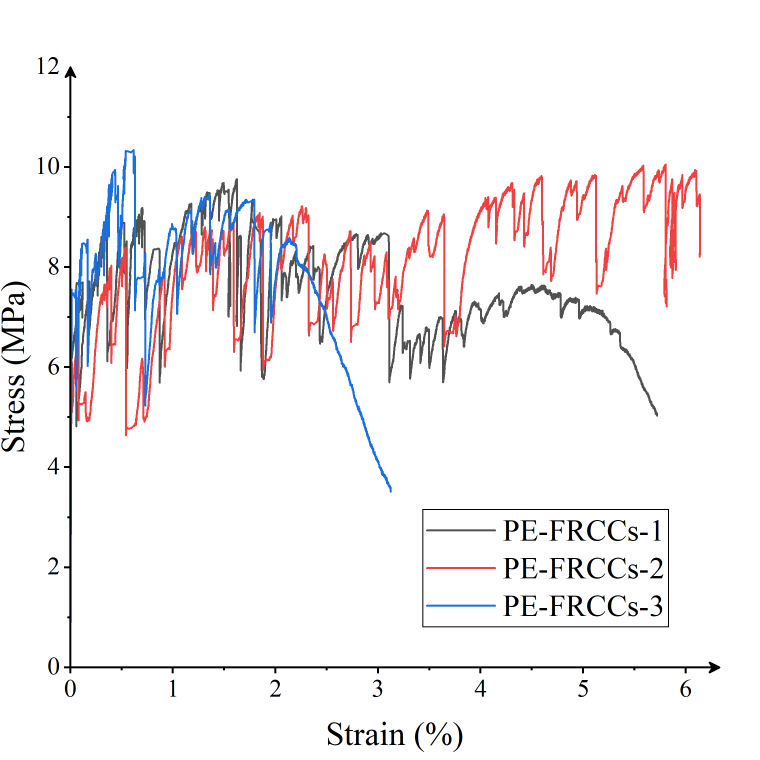
#> input picture data/experimental_validation/figure20e_reference.png, 2280 x 2280 px (shown at 1/3 size)
$ python digitize_figure_20e.py
#> lines starting #> are read from the running program, lines starting #| are printed output that depends on the picture
"""Recover stress-strain pixels from the archived Figure 20(e) raster.

The original Origin project and raw acquisition files for this final PE-FRCC
plot were unavailable.  This script provides a transparent, deterministic
fallback: it extracts the three colored curves in calibrated plot coordinates.
The resulting CSV is derived data and must not be confused with raw instrument
output.
"""

from pathlib import Path

import numpy as np
import pandas as pd
from PIL import Image

DATA = Path(__file__).resolve().parents[1] / "data"

REFERENCE = DATA / "experimental_validation" / "figure20e_reference.png"
OUTPUT = DATA / "experimental_validation" / "figure20e_digitized.csv"


def digitize(reference: Path = REFERENCE, output: Path = OUTPUT) -> Path:
    image = np.asarray(Image.open(reference).convert("RGB"))
#> image is the input picture: shape (2280, 2280, 3); mean R, G, B 245.9, 243, 244.3
    red, green, blue = image[..., 0], image[..., 1], image[..., 2]
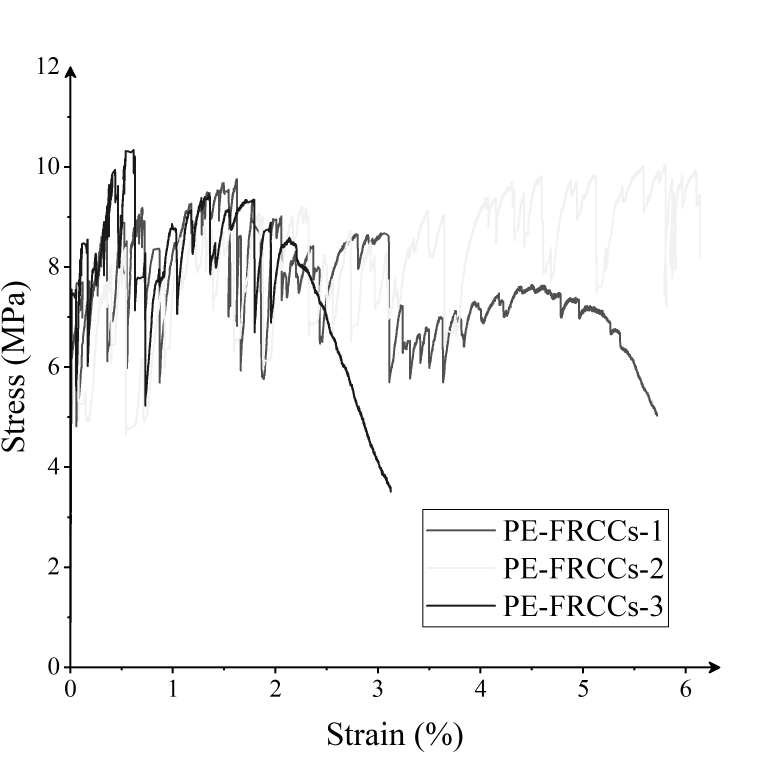
#> red: shape (2280, 2280) (shown at 1/3 size); min 0, max 255, mean 245.9
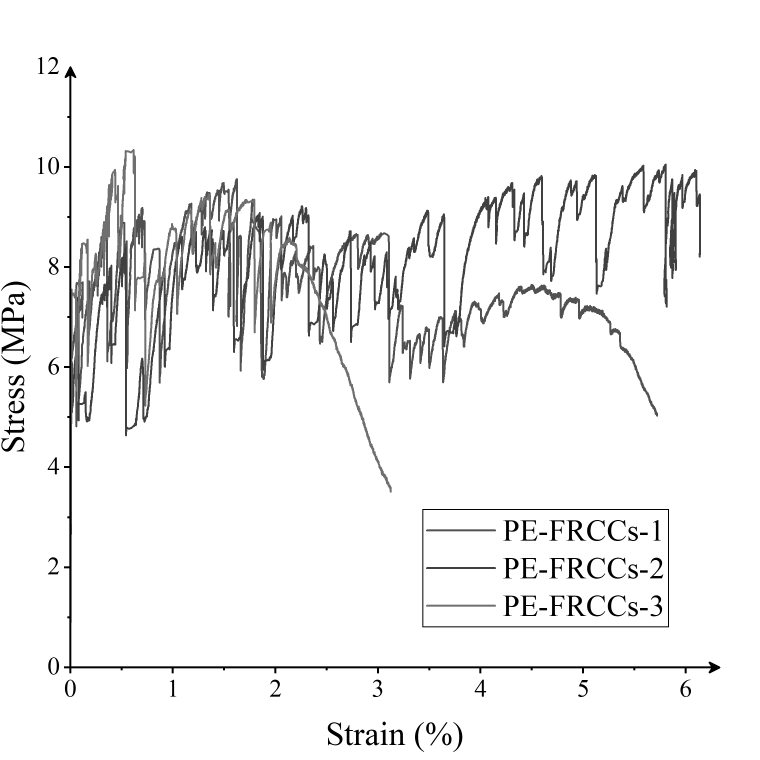
#> green: shape (2280, 2280) (shown at 1/3 size); min 0, max 255, mean 243
    masks = {
        "PE-FRCCs-1": (np.max(image, 2) - np.min(image, 2) < 18) & (image.mean(2) > 45) & (image.mean(2) < 135),
        "PE-FRCCs-2": (red > 155) & (red > 1.45 * green) & (red > 1.45 * blue),
        "PE-FRCCs-3": (blue > 115) & (blue > 1.45 * red) & (blue > 1.18 * green),
    }
    # Pixel calibration read from the figure's integer tick marks.
    x0, x6, y0, y12 = 210.0, 2048.0, 2001.5, 199.0
    records = []
    for specimen, mask in masks.items():
        yy, xx = np.where(mask)
        keep = (xx >= x0) & (xx <= 2095) & (yy >= y12) & (yy <= y0)
        # Remove the lower-right legend swatches.
        keep &= ~((xx > 1190) & (yy > 1490))
        xx, yy = xx[keep], yy[keep]
        strain = (xx - x0) * 6.0 / (x6 - x0)
        stress = (y0 - yy) * 12.0 / (y0 - y12)
        valid = (strain >= 0) & (strain <= 6.2) & (stress >= 0) & (stress <= 11)
        # Pixel clouds are thinned deterministically while retaining vertical drops.
        for x, y in zip(strain[valid][::3], stress[valid][::3]):
            records.append({"specimen": specimen, "strain_percent": x, "stress_mpa": y})
#> this loop made 3 passes
#> specimen on passes 1 to 3: 'PE-FRCCs-1', 'PE-FRCCs-2', 'PE-FRCCs-3'
#> after the loop, records = 79515 items
    output.parent.mkdir(parents=True, exist_ok=True)
    pd.DataFrame(records).to_csv(output, index=False)
    return output


if __name__ == "__main__":
    print(digitize())
